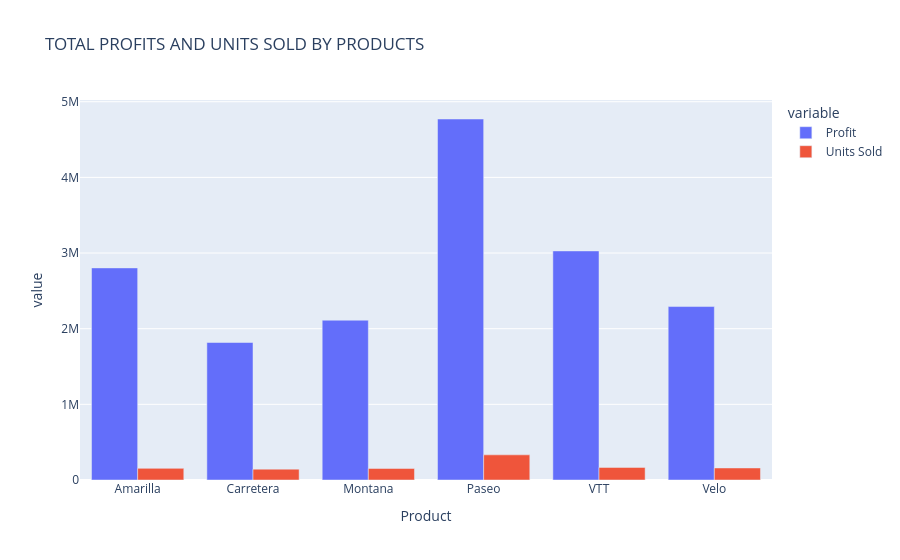

Notebook code cell kept with this figure:
### Code cell
fig = px.bar(
    b,
    x="Product",
    y=["Profit", "Units Sold"],
    title="TOTAL PROFITS AND UNITS SOLD BY PRODUCTS",
    barmode="group"
)

fig.show()

### Figure 1 — Plotly figure (JSON) as saved in the notebook; plotly's stock layout.template omitted (floating-point values rounded to 4 significant figures)
{"data": [{"alignmentgroup": "True", "hovertemplate": "variable=Profit<br>Product=%{x}<br>value=%{y}<extra></extra>", "legendgroup": "Profit", "marker": {"color": "#636efa", "pattern": {"shape": ""}}, "name": "Profit", "offsetgroup": "Profit", "orientation": "v", "showlegend": true, "textposition": "auto", "type": "bar", "x": ["Amarilla", "Carretera", "Montana", "Paseo", "VTT", "Velo"], "xaxis": "x", "y": [2803448, 1817410, 2112387, 4771600, 3027743, 2292450], "yaxis": "y"}, {"alignmentgroup": "True", "hovertemplate": "variable=Units Sold<br>Product=%{x}<br>value=%{y}<extra></extra>", "legendgroup": "Units Sold", "marker": {"color": "#EF553B", "pattern": {"shape": ""}}, "name": "Units Sold", "offsetgroup": "Units Sold", "orientation": "v", "showlegend": true, "textposition": "auto", "type": "bar", "x": ["Amarilla", "Carretera", "Montana", "Paseo", "VTT", "Velo"], "xaxis": "x", "y": [153807, 143641, 152485, 332491, 166228, 159125], "yaxis": "y"}], "layout": {"autosize": true, "barmode": "group", "legend": {"title": {"text": "variable"}, "tracegroupgap": 0}, "title": {"text": "TOTAL PROFITS AND UNITS SOLD BY PRODUCTS"}, "xaxis": {"anchor": "y", "autorange": true, "domain": [0, 1], "range": [-0.5, 5.5], "title": {"text": "Product"}, "type": "category"}, "yaxis": {"anchor": "x", "autorange": true, "domain": [0, 1], "range": [0, 5023000.0], "title": {"text": "value"}, "type": "linear"}}}
